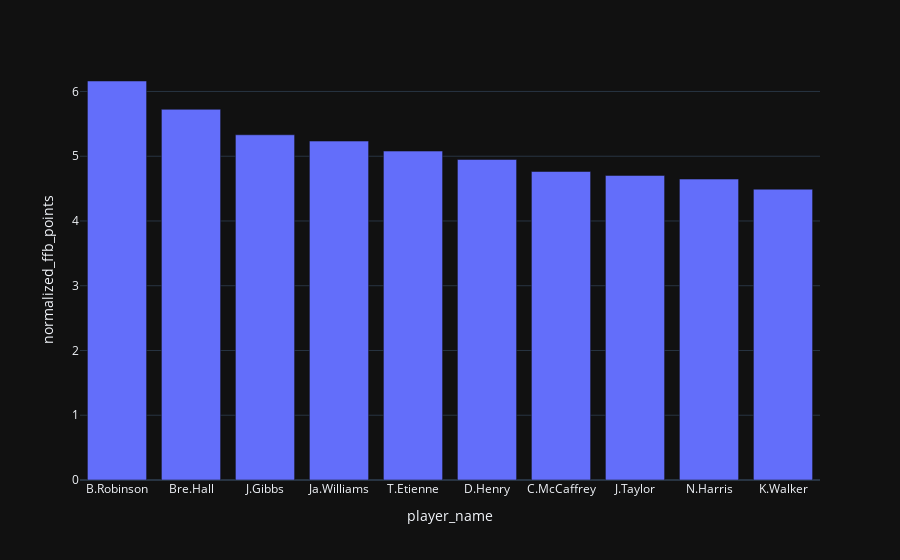

Notebook code for this chart:
### Code cell
fig = px.bar(normalize[normalize['position'] == 'RB'].sort_values(by='normalized_ffb_points', ascending=False).head(10), x='player_name', y='normalized_ffb_points')
display(fig.show())

### Figure 1 — Plotly figure (JSON) as saved in the notebook; plotly's stock layout.template omitted (floating-point values rounded to 4 significant figures)
{"data": [{"alignmentgroup": "True", "hovertemplate": "player_name=%{x}<br>normalized_ffb_points=%{y}<extra></extra>", "legendgroup": "", "marker": {"color": "#636efa", "pattern": {"shape": ""}}, "name": "", "offsetgroup": "", "orientation": "v", "showlegend": false, "textposition": "auto", "x": ["B.Robinson", "Bre.Hall", "J.Gibbs", "Ja.Williams", "T.Etienne", "D.Henry", "C.McCaffrey", "J.Taylor", "N.Harris", "K.Walker"], "xaxis": "x", "y": [6.162, 5.724, 5.331, 5.234, 5.079, 4.95, 4.764, 4.703, 4.647, 4.491], "yaxis": "y", "type": "bar"}], "layout": {"xaxis": {"anchor": "y", "domain": [0.0, 1.0], "title": {"text": "player_name"}}, "yaxis": {"anchor": "x", "domain": [0.0, 1.0], "title": {"text": "normalized_ffb_points"}}, "legend": {"tracegroupgap": 0}, "margin": {"t": 60}, "barmode": "relative"}}
